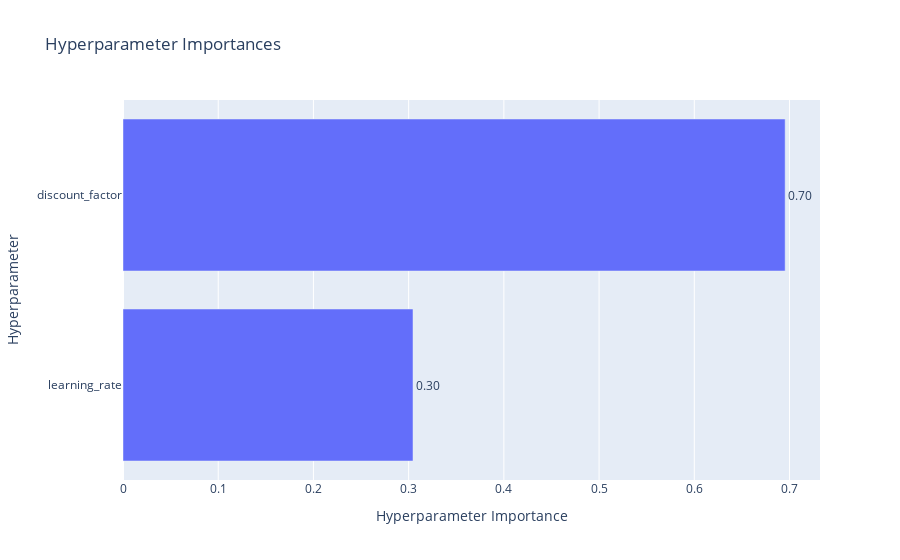

Write notebook code for a chart like this one.
### Code cell
fig = vis.plot_param_importances(optuna_study)
fig.show()

### Figure 1 — Plotly figure (JSON) as saved in the notebook; plotly's stock layout.template omitted (floating-point values rounded to 4 significant figures)
{"data": [{"cliponaxis": false, "hovertemplate": ["learning_rate (FloatDistribution): 0.30457539395319055<extra></extra>", "discount_factor (FloatDistribution): 0.6954246060468096<extra></extra>"], "name": "Objective Value", "orientation": "h", "text": ["0.30", "0.70"], "textposition": "outside", "type": "bar", "x": [0.3046, 0.6954], "y": ["learning_rate", "discount_factor"]}], "layout": {"title": {"text": "Hyperparameter Importances"}, "xaxis": {"title": {"text": "Hyperparameter Importance"}}, "yaxis": {"title": {"text": "Hyperparameter"}}}}
